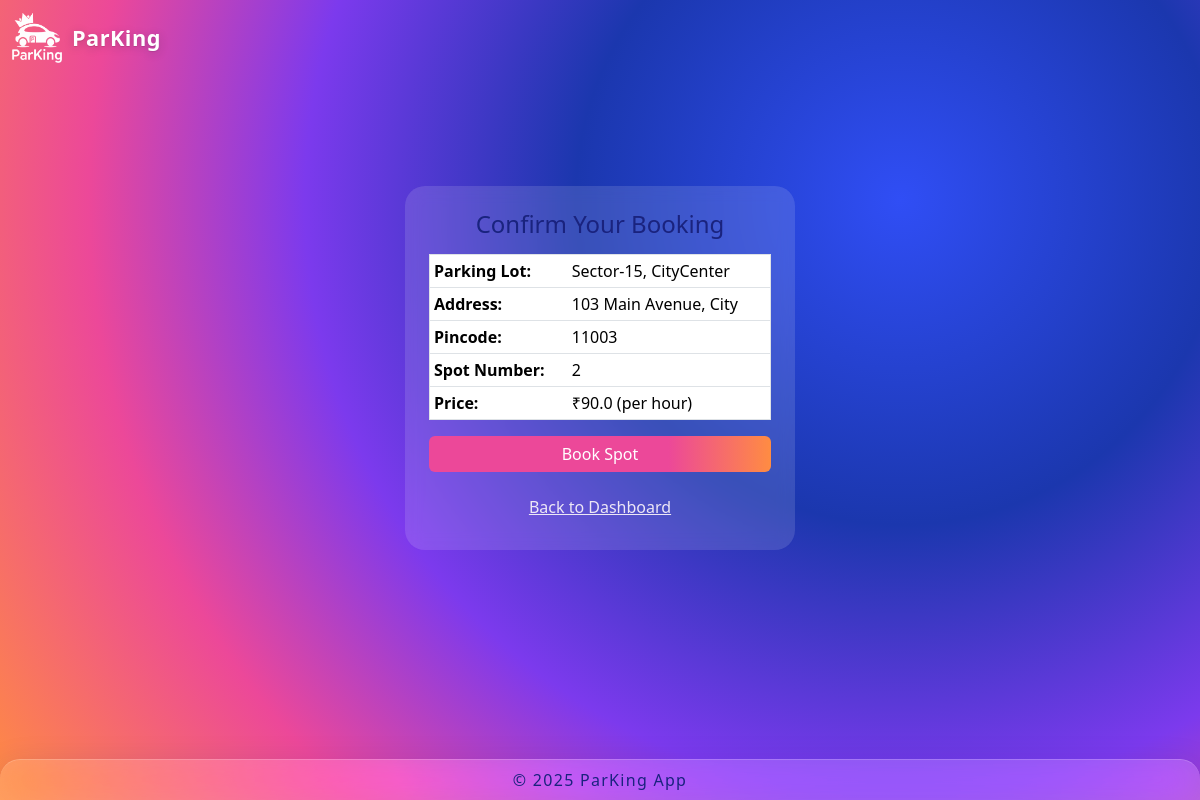
The page /book_spot/22 (signed in) on the database its author committed.
### controllers/database.py (models this page shows)
class ParkingLot(db.Model):
    id = db.Column(db.Integer, primary_key=True)        # Primary key column is `id`
    location = db.Column(db.String(120), nullable=False)
    prices = db.Column(db.Float, nullable=False)
    address = db.Column(db.String(200), nullable=False)
    pincode = db.Column(db.String(10), nullable=False)
    max_spots = db.Column(db.Integer, nullable=False)
    spots = db.relationship('ParkingSpot', backref='parking_lot', lazy=True)

class ParkingSpot(db.Model):
    id = db.Column(db.Integer, primary_key=True)        # Primary key column is `id`
    lot_id = db.Column(db.Integer, db.ForeignKey('parking_lot.id'), nullable=False)
    spot_number = db.Column(db.Integer, nullable=False) # Add spot_number field (should exist)
    status = db.Column(db.String(1), nullable=False, default='A')
    reservations = db.relationship('Reservation', backref='spot', lazy=True)

### app.py (the view, shortened to what this page needs)
@app.route('/book_spot/<int:spot_id>', methods=['GET', 'POST'])
def book_spot(spot_id):
    user_id = session.get('user_id')
    if not user_id:
        flash("Please log in to book a spot.", "danger")
        return redirect(url_for('login'))
    spot = ParkingSpot.query.get_or_404(spot_id)
    lot = ParkingLot.query.get_or_404(spot.lot_id)
    return render_template('booking.html', spot=spot, lot=lot)

### templates/booking.html
{% extends "layout.html" %}
{% block content %}
<div class="container d-flex justify-content-center align-items-center" style="min-height:70vh;">
    <div class="card p-4" style="max-width: 390px; width: 100%; backdrop-filter: blur(8px); background: rgba(255,255,255,0.13); border: none;">
        <h4 class="mb-3 text-center" style="color:#1A237E;">Confirm Your Booking</h4>
        <table class="table table-sm bg-light border mb-3">
            <tr>
                <th>Parking Lot:</th>
                <td>{{ lot.location }}</td>
            </tr>
            <tr>
                <th>Address:</th>
                <td>{{ lot.address }}</td>
            </tr>
            <tr>
                <th>Pincode:</th>
                <td>{{ lot.pincode }}</td>
            </tr>
            <tr>
                <th>Spot Number:</th>
                <td>{{ spot.spot_number }}</td>
            </tr>
            <tr>
                <th>Price:</th>
                <td>₹{{ lot.prices }} (per hour)</td>
            </tr>
        </table>
        <form method="post">
            <button type="submit" class="btn btn-primary w-100">Book Spot</button>
        </form>
        <div class="mt-3 text-center">
            <a href="{{ url_for('user_dashboard') }}" class="btn btn-link">Back to Dashboard</a>
        </div>
    </div>
</div>
{% endblock %}

### static/css/style.css (style rules this page uses)
body { background: radial-gradient( circle at 75% 25%, #304ef5 0%, #1b37ae 30%, #7C3AED 55%, #EC4899 75%, #FF8C42 100% ), #0a1036; color: #1A237E; font-family: 'Segoe UI', 'Roboto', Arial, sans-serif; min-height: 100vh; padding-top: 64px; padding-bottom: 60px; }
.card { background: #F6F7FB; border-radius: 1.25rem; border: 1px solid #E0E7FF; }
.btn-primary { background: linear-gradient(90deg, #EC4899 70%, #FF8C42 100%); border: none; color: #fff; }
a, .btn-link { color: #EDE7F6 !important; }
.btn.btn-primary { color: #fff !important; }

### rows shown on the page
ParkingLot: location "Sector-15, CityCenter", address "103 Main Avenue, City", pincode "11003", prices "90.0"
ParkingSpot: spot_number "2"
